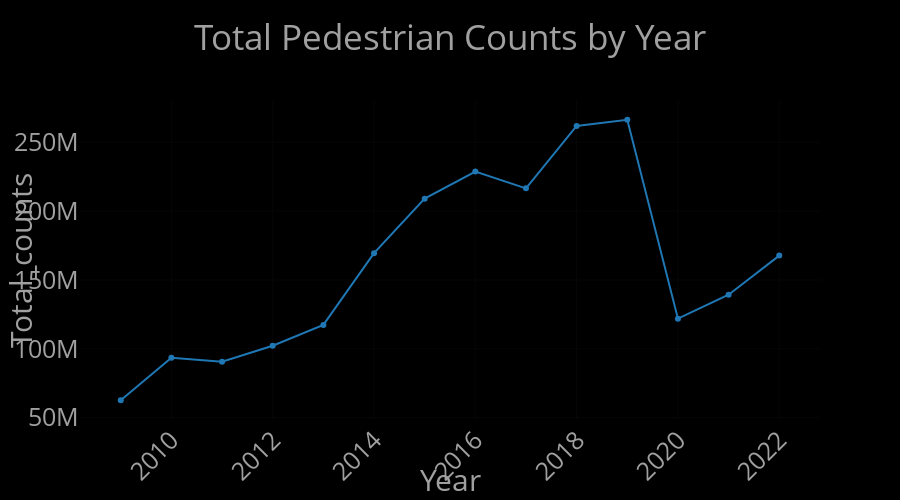

Notebook code for this chart:
### Markdown cell above
Here's the Plotly Express code for a line plot of this new df:

### Code cell
px.line(
    df_year_counts,
    x="Year",
    y="Total_counts",
    markers=True,
    height=500,
    title="Total Pedestrian Counts by Year"
)

### Figure 1 — Plotly figure (JSON) as saved in the notebook; plotly's stock layout.template omitted (floating-point values rounded to 4 significant figures)
{"data": [{"hovertemplate": "Year=%{x}<br>Total_counts=%{y}<extra></extra>", "legendgroup": "", "line": {"color": "#1F77B4", "dash": "solid"}, "marker": {"symbol": "circle"}, "mode": "lines+markers", "name": "", "orientation": "v", "showlegend": false, "type": "scatter", "x": [2009, 2010, 2011, 2012, 2013, 2014, 2015, 2016, 2017, 2018, 2019, 2020, 2021, 2022], "xaxis": "x", "y": [62650110, 93459437, 90571965, 102215521, 117389820, 169500386, 209099687, 228757880, 216586414, 261909318, 266411675, 121941994, 139291234, 167712770], "yaxis": "y"}], "layout": {"height": 500, "legend": {"tracegroupgap": 0}, "title": {"text": "Total Pedestrian Counts by Year"}, "xaxis": {"anchor": "y", "domain": [0, 1], "title": {"text": "Year"}}, "yaxis": {"anchor": "x", "domain": [0, 1], "title": {"text": "Total_counts"}}}}
